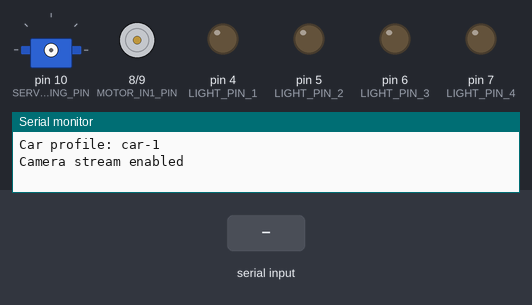
Simulated run of this sketch. Board: Arduino Uno, built with avr-gcc and run on an emulated ATmega328P. Shown: servo, motor-driver pin pairs drawn as motors (green arrow = first pin HIGH = forward, orange = second pin HIGH = backward, longer = more drive, scaled by the enable pin), output pins drawn as LEDs (lit = HIGH), the last lines printed to the serial monitor. The inputs (shaded band) are chosen by the test bench.

Above: at 1.2 s.
1.3 s: "car-2\n" received over Serial
At 1.7 s:
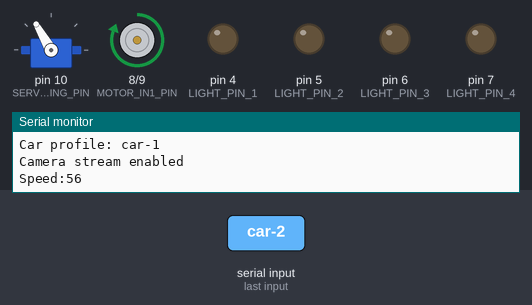
3.3 s: "F90\n" received over Serial
At 4.9 s:
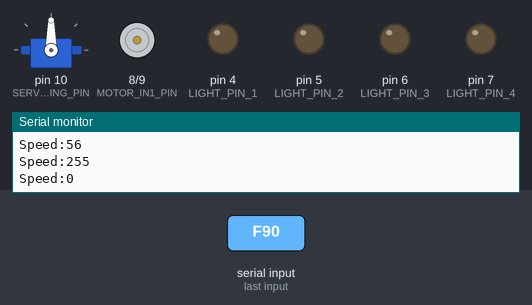
5.3 s: "F,45\n" received over Serial
7.3 s: "H\n" received over Serial
At 8.1 s:
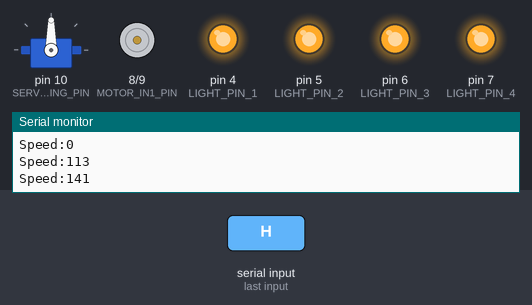
8.8 s: "B90\n" received over Serial
At 9.2 s:
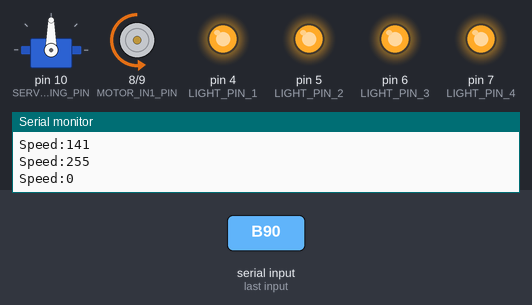
10.8 s: "B,45\n" received over Serial
Timing chart, 0 to 13.8 s (numbered marks = the images above; inputs shaded):
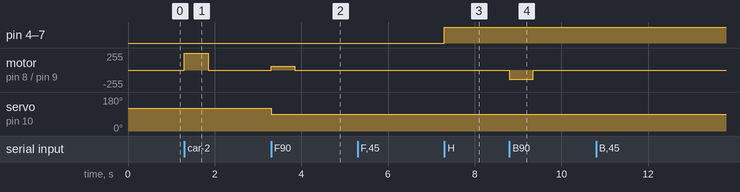

The sketch:

uno_q_rc_car.ino
```cpp
// Arduino UNO Q RC Car firmware for camera streaming and remote control.
// This version is designed for a DRV8871 motor driver, a steering servo,
// and four lighting outputs controlled from the UNO.
//
// Edit arduino/car_config.h to choose the active car profile.
// Each profile can use a different pin map.
//
// Serial commands:
//   F = forward
//   B = backward
//   L = left
//   R = right
//   S = stop
//   0-9 = requested speed, from stopped (0) to full PWM (9)
//   H = headlights on/off

#include <Servo.h>
#include "car_config.h"

#if __has_include("Arduino_RouterBridge.h")
#include "Arduino_RouterBridge.h"
#define HAS_ROUTER_BRIDGE 1
#else
#define HAS_ROUTER_BRIDGE 0
#endif

Servo steeringServo;

const int motorPWM = MOTOR_PWM_PIN;
const int motorIN1 = MOTOR_IN1_PIN;
const int motorIN2 = MOTOR_IN2_PIN;
const int steeringPin = SERVO_STEERING_PIN;
const int lightPins[] = {LIGHT_PIN_1, LIGHT_PIN_2, LIGHT_PIN_3, LIGHT_PIN_4};

int speedLevel = 255;
bool headlightsOn = false;
int steeringAngle = 90;
int steeringTrim = 0;
bool readingTrim = false;
char trimBuffer[5];
unsigned int trimLength = 0;
const unsigned long COMMAND_TIMEOUT_MS = 550;
unsigned long lastMotionCommandAtMs = 0;
bool motorCommandActive = false;

void setup() {
  pinMode(motorPWM, OUTPUT);
  pinMode(motorIN1, OUTPUT);
  pinMode(motorIN2, OUTPUT);

  for (int i = 0; i < 4; i++) {
    pinMode(lightPins[i], OUTPUT);
    digitalWrite(lightPins[i], LOW);
  }


  Serial.begin(SERIAL_BAUD_RATE);
  Serial.print("Car profile: ");
  Serial.println(CAR_NAME);
  Serial.println("Camera stream enabled");

#if HAS_ROUTER_BRIDGE
  Bridge.begin();
  Bridge.provide_safe("car_forward", rpc_forward);
  Bridge.provide_safe("car_back", rpc_back);
  Bridge.provide_safe("car_left", rpc_left);
  Bridge.provide_safe("car_right", rpc_right);
  Bridge.provide_safe("car_stop", rpc_stop);
  Bridge.provide_safe("car_set_trim", rpc_set_trim);
  Bridge.provide_safe("car_lights_on", rpc_lights_on);
  Bridge.provide_safe("car_lights_off", rpc_lights_off);
  Serial.println("Router Bridge command handlers ready");
#endif

  stopCar();
  lastMotionCommandAtMs = millis();
}

void loop() {
  if (Serial.available() > 0) {
    char command = toupper(Serial.read());

    if (readingTrim) {
      if (command == '\n' || command == '\r') {
        trimBuffer[trimLength] = '\0';
        if (trimLength > 0) setSteeringTrim(atoi(trimBuffer));
        readingTrim = false;
      } else if ((command == '-' && trimLength == 0) || isdigit(command)) {
        if (trimLength < sizeof(trimBuffer) - 1) trimBuffer[trimLength++] = command;
        else readingTrim = false;
      } else {
        readingTrim = false;
      }
    } else {

      switch (command) {
        case 'T':
          readingTrim = true;
          trimLength = 0;
          break;
        case 'F':
          driveForward();
          break;
        case 'B':
          driveBackward();
          break;
        case 'L':
          turnLeft();
          break;
        case 'R':
          turnRight();
          break;
        case 'S':
          stopCar();
          break;
        case 'H':
          toggleHeadlights();
          break;
        case '0':
        case '1':
        case '2':
        case '3':
        case '4':
        case '5':
        case '6':
        case '7':
        case '8':
        case '9':
          speedLevel = (command - '0') * 255 / 9;
          Serial.print("Speed:");
          Serial.println(speedLevel);
          break;
        default:
          break;
      }
    }
  }

  if (motorCommandActive && (millis() - lastMotionCommandAtMs) > COMMAND_TIMEOUT_MS) {
    stopCar();
  }
}

void driveForward() {
  motorCommandActive = true;
  lastMotionCommandAtMs = millis();
  analogWrite(motorPWM, speedLevel);
  digitalWrite(motorIN1, HIGH);
  digitalWrite(motorIN2, LOW);
  applySteering();
}

void driveBackward() {
  motorCommandActive = true;
  lastMotionCommandAtMs = millis();
  analogWrite(motorPWM, speedLevel);
  digitalWrite(motorIN1, LOW);
  digitalWrite(motorIN2, HIGH);
  applySteering();
}

void turnLeft() {
  motorCommandActive = true;
  lastMotionCommandAtMs = millis();
  analogWrite(motorPWM, speedLevel);
  digitalWrite(motorIN1, HIGH);
  digitalWrite(motorIN2, LOW);
  steeringAngle = 60;
  applySteering();
}

void turnRight() {
  motorCommandActive = true;
  lastMotionCommandAtMs = millis();
  analogWrite(motorPWM, speedLevel);
  digitalWrite(motorIN1, HIGH);
  digitalWrite(motorIN2, LOW);
  steeringAngle = 120;
  applySteering();
}

void applySteering() {
  if (!steeringServo.attached()) {
    steeringServo.attach(steeringPin);
  }
  steeringServo.write(constrain(steeringAngle + steeringTrim, 60, 120));
}

void setSteeringTrim(int degrees) {
  steeringTrim = constrain(degrees, -9, 9);
  if (steeringServo.attached()) applySteering();
}

void stopCar() {
  motorCommandActive = false;
  lastMotionCommandAtMs = millis();
  analogWrite(motorPWM, 0);
  digitalWrite(motorIN1, LOW);
  digitalWrite(motorIN2, LOW);
  steeringAngle = 90;
  steeringServo.detach();
  pinMode(steeringPin, OUTPUT);
  digitalWrite(steeringPin, LOW);
}

void toggleHeadlights() {
  headlightsOn = !headlightsOn;
  for (int i = 0; i < 4; i++) {
    digitalWrite(lightPins[i], headlightsOn ? HIGH : LOW);
  }
}

#if HAS_ROUTER_BRIDGE
void rpc_set_trim(int degrees) {
  setSteeringTrim(degrees);
}

void rpc_forward() {
  driveForward();
}

void rpc_back() {
  driveBackward();
}

void rpc_left() {
  turnLeft();
}

void rpc_right() {
  turnRight();
}

void rpc_stop() {
  stopCar();
}

void rpc_lights_on() {
  headlightsOn = false;
  toggleHeadlights();
}

void rpc_lights_off() {
  headlightsOn = true;
  toggleHeadlights();
}
#endif
```

car_config.h
```cpp
// Shared configuration for UNO Q RC car firmware.
// Uncomment exactly one profile to choose the car wiring.
#ifndef CAR_CONFIG_H
#define CAR_CONFIG_H

// Select the profile for the car you are building.
#define CAR_PROFILE_CAR_1
// #define CAR_PROFILE_CAR_2

#ifdef CAR_PROFILE_CAR_1
#define CAR_NAME "car-1"
#define MOTOR_PWM_PIN 3
#define MOTOR_IN1_PIN 8
#define MOTOR_IN2_PIN 9
#define SERVO_STEERING_PIN 10
#define LIGHT_PIN_1 4
#define LIGHT_PIN_2 5
#define LIGHT_PIN_3 6
#define LIGHT_PIN_4 7
#define CAMERA_STREAM_ENABLED true
#define SERIAL_BAUD_RATE 9600
#endif

#ifdef CAR_PROFILE_CAR_2
#define CAR_NAME "car-2"
#define MOTOR_PWM_PIN 3
#define MOTOR_IN1_PIN 8
#define MOTOR_IN2_PIN 9
#define SERVO_STEERING_PIN 10
#define LIGHT_PIN_1 4
#define LIGHT_PIN_2 5
#define LIGHT_PIN_3 6
#define LIGHT_PIN_4 7
#define CAMERA_STREAM_ENABLED true
#define SERIAL_BAUD_RATE 9600
#endif

#ifndef CAR_NAME
#define CAR_NAME "custom-car"
#define MOTOR_PWM_PIN 3
#define MOTOR_IN1_PIN 8
#define MOTOR_IN2_PIN 9
#define SERVO_STEERING_PIN 10
#define LIGHT_PIN_1 4
#define LIGHT_PIN_2 5
#define LIGHT_PIN_3 6
#define LIGHT_PIN_4 7
#define CAMERA_STREAM_ENABLED true
#define SERIAL_BAUD_RATE 9600
#endif

#endif
```

Measured:
- after the input at 1.3 s, motor on pin 8 (MOTOR_IN1_PIN) / pin 9 (MOTOR_IN2_PIN): stopped → forward 255/255 at once, → stopped 0.55 s later
- after the input at 3.3 s, motor on pin 8 (MOTOR_IN1_PIN) / pin 9 (MOTOR_IN2_PIN): stopped → forward 56/255 at once, → stopped 0.55 s later; servo on pin 10 (SERVO_STEERING_PIN): 120° → 90° at once
- after the input at 7.3 s, pin 4 (LIGHT_PIN_1), pin 5 (LIGHT_PIN_2), pin 6 (LIGHT_PIN_3), pin 7 (LIGHT_PIN_4): LOW → HIGH at once
- after the input at 8.8 s, motor on pin 8 (MOTOR_IN1_PIN) / pin 9 (MOTOR_IN2_PIN): stopped → backward 141/255 at once, → stopped 0.55 s later
